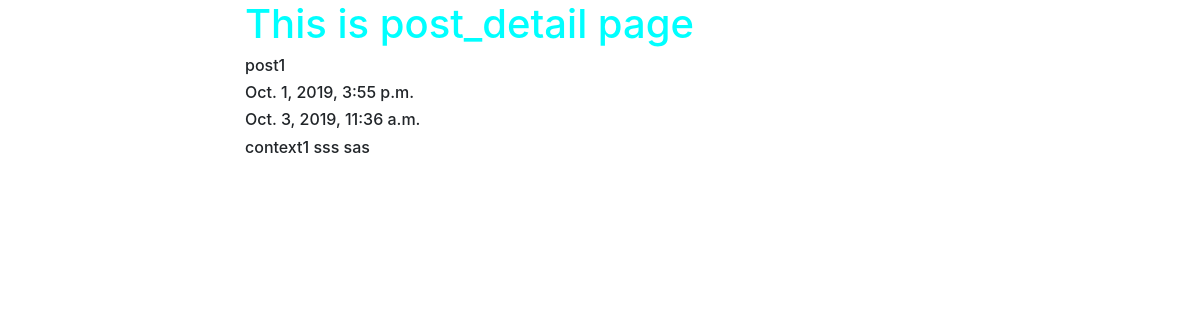
The page /posts/1/ on the database as committed earlier.
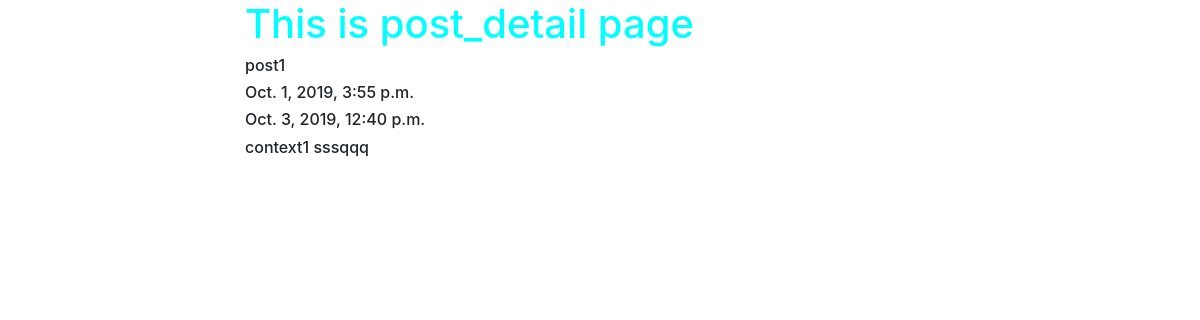
The same page on the database as committed later.
### posts/models.py (models this page shows, shortened)
class Post(models.Model):
    title = models.CharField(max_length=120)
    slug = models.SlugField(unique=True)
    image = models.ImageField(upload_to=upload_location,
        null=True,
        blank=True,
        height_field='height_field',
        width_field='width_field')
    height_field = models.IntegerField(default=0)
    width_field = models.IntegerField(default=0)
    content = models.TextField()
    updated = models.DateTimeField(auto_now=True, auto_now_add=False)
    timestamp = models.DateTimeField(auto_now=False, auto_now_add=True)
    class Meta:
        ordering = ["-timestamp", "-updated"]

### posts/views.py (the view)
# urls.py: path('<id>/', views.post_detail, name='detail'),
def post_detail(request, id=None):
    instance = get_object_or_404(Post, id=id)
    return render(request, 'posts/post_detail.html', {'instance': instance})

### posts/templates/posts/post_detail.html (shortened to what this page needs)
{% extends "posts/base.html" %}
{% block content %}
    <h1>This is post_detail page</h1>
    <h6>{{ instance.title }}</h6>
    <h6>{{ instance.timestamp }}</h6>
    <h6>{{ instance.updated }}</h6>
    <h6>{{ instance.content }}</h6>
{% endblock content %}

Rows that differ between the two databases and show on the page:
changed Post "post1": updated "Oct. 3, 2019, 11:36 a.m." → "Oct. 3, 2019, 12:40 p.m."; content "context1 sss sas" → "context1 sssqqq"
